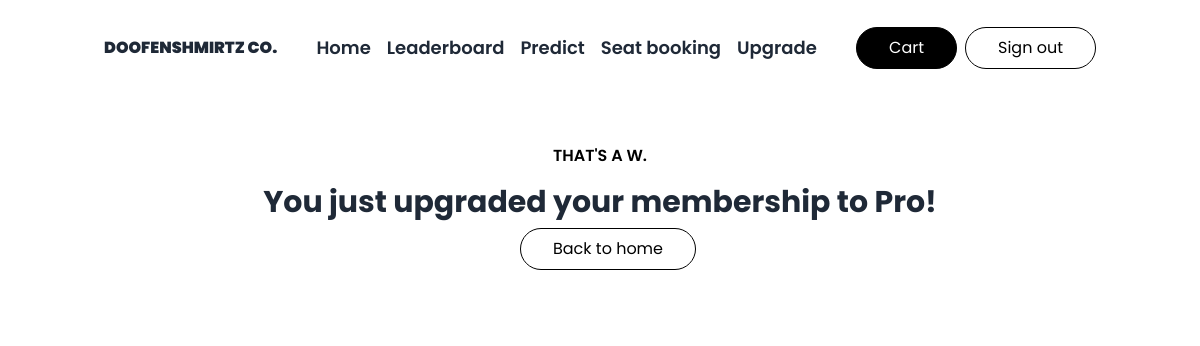
Page /upgraded/Elite (signed in) on the earlier database version.
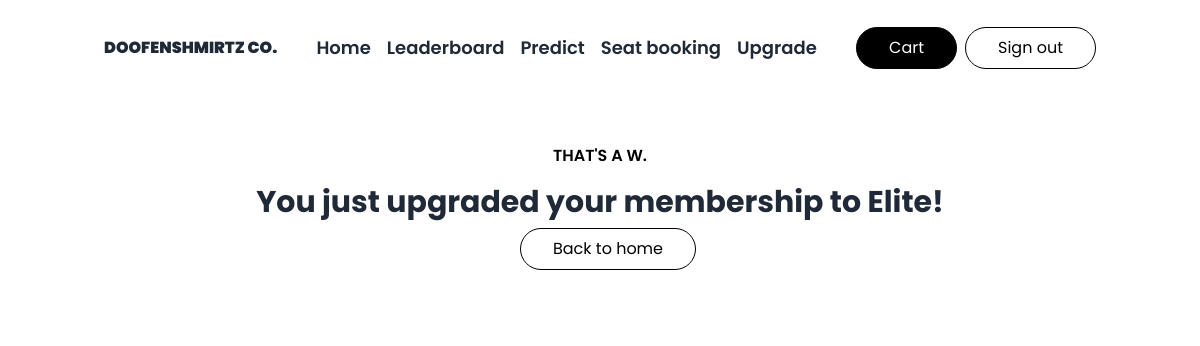
Same page on the later database version.
### hack/models.py (models this page shows)
class User(db.Model,UserMixin):
    id = db.Column(db.Integer,primary_key = True)
    username = db.Column(db.String, nullable=False)
    email = db.Column(db.String(64),index=True)
    password = db.Column(db.String)
    membership = db.Column(db.String)
    predictions = db.Column(db.Integer, default=10)
    used = db.Column(db.Integer, default=0)
    seats_bought = db.relationship('Seat')

### app.py (the view)
@app.route('/upgraded/<membership>', methods=['GET', 'POST'])
@login_required
def upgraded(membership):
    current_user.membership = membership.title()
    if membership == "Premium":
        current_user.predictions = 20
    if membership == "Pro":
        current_user.predictions = 50
    if membership == "Elite":
        current_user.predictions = 100
    db.session.add(current_user)
    db.session.commit()
    return render_template('thankyouupgrade.html')

### hack/models.py (called while the page is built)
@login_manager.user_loader
def load_user(user_id):
    return User.query.get(user_id)

### hack/templates/thankyouupgrade.html (shortened to what this page needs)
{% extends 'base.html' %}
{% block content %}
<div class="bg-white py-6 sm:py-8 lg:py-12">
    <div class="mx-auto max-w-screen-2xl px-4 md:px-8">
      <div class="flex flex-col items-center">
        <p class="mb-4 text-sm font-semibold uppercase text-black md:text-base">That's a W.</p>
        <h1 class="mb-2 text-center text-2xl font-bold text-gray-800 md:text-3xl">You just upgraded your membership to {{current_user.membership}}!</h1>
        <a href="/" class="border border-black bg-white hover:bg-black text-black hover:text-white transition-all 2s rounded-full px-8 py-2 ml-4">Back to home</a>
      </div>
    </div>
  </div>
{% endblock content %}

### hack/templates/base.html (shortened to what this page needs)
<!DOCTYPE html>
<html lang="en">
<head>
    <script src="https://cdn.tailwindcss.com"></script>
</head>
<body style="font-family: Poppins !important;">
<header class="bg-white bg-opacity-5 text-gray-800 hidden md:block">
  <div class="container mx-auto flex items-center h-24">
    <a href="/" class="flex items-center justify-center">
      <span class="ml-4 uppercase font-black">Doofenshmirtz Co.</span>
    </a>
    <nav class="contents font-semibold text-base lg:text-lg">
      <ul class="mx-auto flex items-center">
        <li class="p-2 xl:p-5 active focus:underline hover:underline">
          <a href="/">
            <span>Home</span>
          </a>
        </li>
        <li class="p-2 xl:p-5 focus:underline hover:underline">
          <a href="/leaderboard">
            <span>Leaderboard</span>
          </a>
        </li>
        <li class="p-2 xl:p-5 focus:underline hover:underline">
          <a href="/predict">
            <span>Predict</span>
          </a>
        </li>
        <li class="p-2 xl:p-5 focus:underline hover:underline">
          <a href="/bookseats">
            <span>Seat booking</span>
          </a>
        </li>
        <li class="p-2 xl:p-5 focus:underline hover:underline">
          <a href="/upgrade">
            <span>Upgrade</span>
          </a>
        </li>
      </ul>
    </nav>
    {% if not current_user.is_authenticated %}
    <a href="/auth/signin" class="border border-black bg-black hover:bg-white text-white hover:text-black transition-all 2s rounded-full px-8 py-2">Sign in</a>
    <a href="/auth/new" class="border border-black bg-white hover:bg-black text-black hover:text-white transition-all 2s rounded-full px-8 py-2 ml-4">Sign up</a>
    {% else %}
    <a href="/cart" class="border border-black bg-black hover:bg-white text-white hover:text-black transition-all 2s rounded-full px-8 py-2 mr-2">Cart</a>
    <a href="/auth/signout" class="border border-black bg-white hover:bg-black text-black hover:text-white transition-all 2s rounded-full px-8 py-2 mr-4">Sign out</a>
    {% endif %}
  </div>
</header>
{% block content %}
{% endblock content %}
</body>
</html>

Differences in the rows shown:
changed User: membership "Pro" → "Elite"
